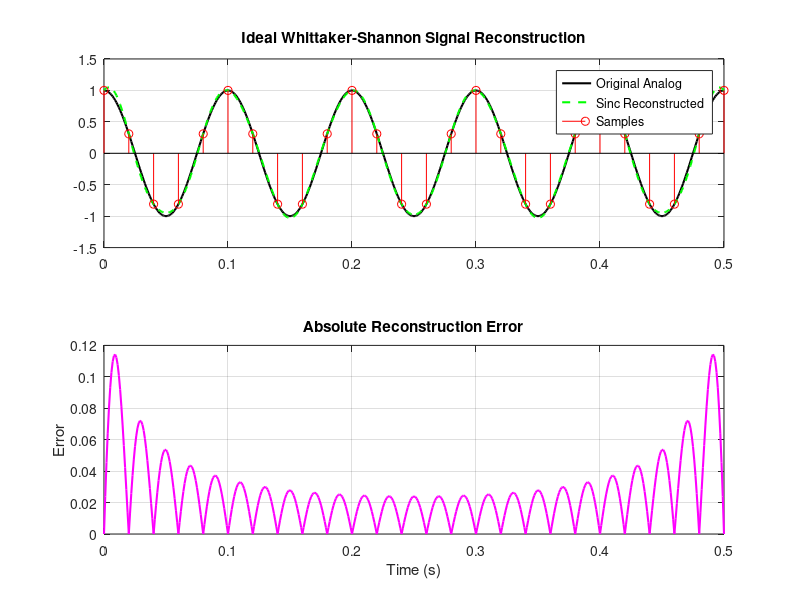

MATLAB code for this plot:
clc; clear; close all;
f0 = 10;   % 10 Hz signal
fs = 50;   % 50 Hz sampling (> 20 Hz Nyquist rate)
Ts = 1/fs;
t_cont = 0:0.001:0.5;
x_cont = cos(2*pi*f0*t_cont);
n = 0:floor(0.5/Ts);
t_samp = n * Ts;
x_samp = cos(2*pi*f0*t_samp);
% Whittaker-Shannon Sinc Reconstruction
x_rec = zeros(size(t_cont));
for k = 1:length(n)
    x_rec = x_rec + x_samp(k) * sinc((t_cont - t_samp(k)) / Ts);
end
figure;
subplot(2,1,1);
plot(t_cont, x_cont, 'k-', 'LineWidth', 1.5); hold on;
plot(t_cont, x_rec, 'g--', 'LineWidth', 1.5);
stem(t_samp, x_samp, 'ro');
legend('Original Analog', 'Sinc Reconstructed', 'Samples');
grid on; title('Ideal Whittaker-Shannon Signal Reconstruction');
subplot(2,1,2);
plot(t_cont, abs(x_cont - x_rec), 'm-', 'LineWidth', 1.5);
grid on; title('Absolute Reconstruction Error');
xlabel('Time (s)'); ylabel('Error');
